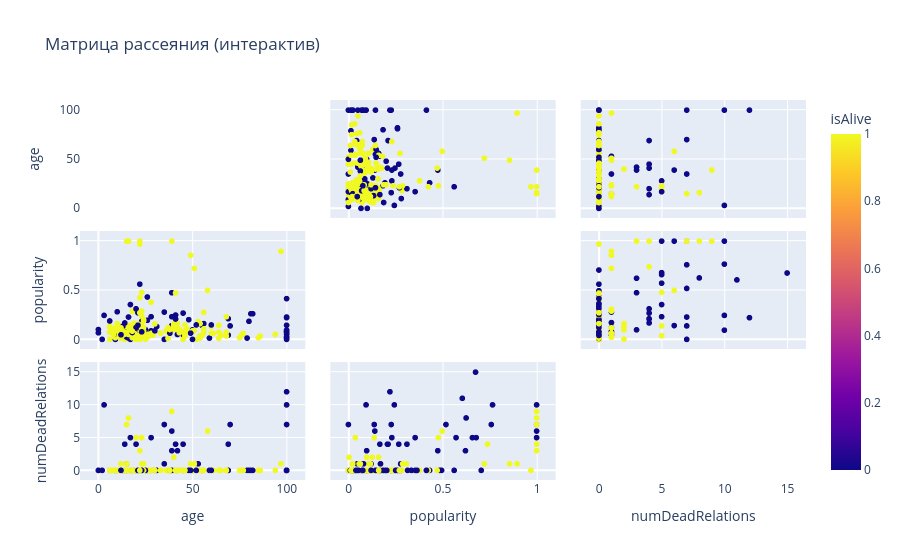

This figure's notebook cell:
### Markdown cell above
### 6.3 Интерактивный график с дополнительными элементами

### Code cell
fig = px.scatter_matrix(data, dimensions=['age','popularity','numDeadRelations'],
                        color='isAlive', title='Матрица рассеяния (интерактив)')
fig.update_traces(diagonal_visible=False)
fig.show()

### Figure 1 — Plotly figure (JSON) as saved in the notebook; plotly's stock layout.template omitted (floating-point values rounded to 4 significant figures; data arrays with more than 128 entries replaced by an {"elided": "..."} marker saying what was removed)
{"data": [{"diagonal": {"visible": false}, "dimensions": [{"axis": {"matches": true}, "label": "age", "values": {"elided": "1557 float values"}}, {"axis": {"matches": true}, "label": "popularity", "values": {"elided": "1557 float values"}}, {"axis": {"matches": true}, "label": "numDeadRelations", "values": {"elided": "1557 int values"}}], "hovertemplate": "%{xaxis.title.text}=%{x}<br>%{yaxis.title.text}=%{y}<br>isAlive=%{marker.color}<extra></extra>", "legendgroup": "", "marker": {"color": {"elided": "1557 int values"}, "coloraxis": "coloraxis", "symbol": "circle"}, "name": "", "showlegend": false, "type": "splom"}], "layout": {"coloraxis": {"colorbar": {"title": {"text": "isAlive"}}, "colorscale": [[0, "#0d0887"], [0.1111, "#46039f"], [0.2222, "#7201a8"], [0.3333, "#9c179e"], [0.4444, "#bd3786"], [0.5556, "#d8576b"], [0.6667, "#ed7953"], [0.7778, "#fb9f3a"], [0.8889, "#fdca26"], [1, "#f0f921"]]}, "dragmode": "select", "legend": {"tracegroupgap": 0}, "title": {"text": "Матрица рассеяния (интерактив)"}}}
